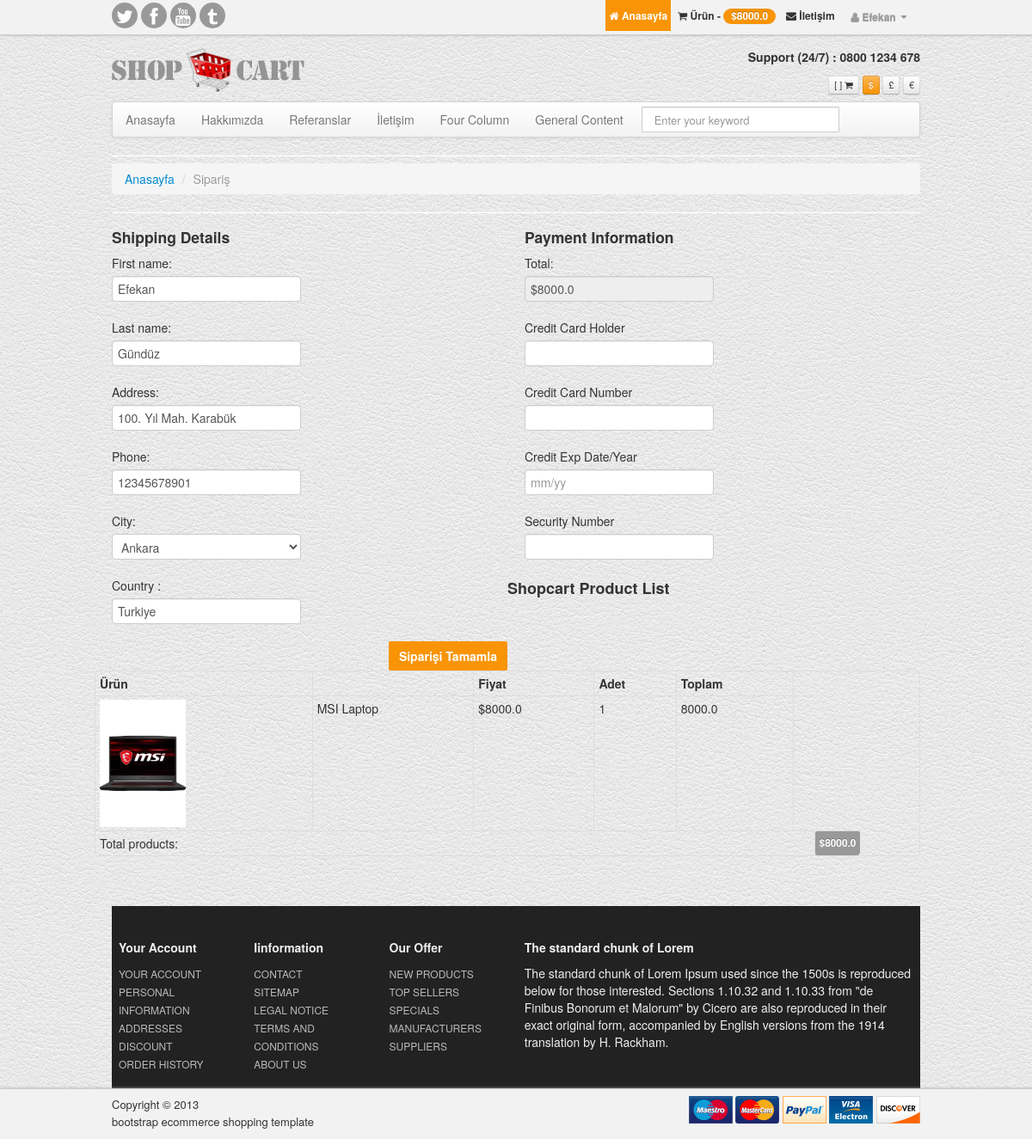
Page /order/orderproduct/ (signed in) on the committed database.
### home/models.py (models this page shows, shortened)
class UserProfile(models.Model):
    user = models.OneToOneField(User, on_delete=models.CASCADE)
    phone = models.CharField(blank=True, max_length=20)
    address = models.CharField(blank=True, max_length=150)
    city = models.CharField(blank=True, max_length=20)
    country = models.CharField(blank=True, max_length=20)
    image = models.ImageField(blank=True, upload_to='images/users/')
    def image_tag(self):
        return mark_safe('<img src="{}" height="50"/>'.format(self.image.url))
    image_tag.short_description = 'Image'

### order/models.py (models this page shows, shortened)
class ShopCart(models.Model):
    user = models.ForeignKey(User, on_delete=models.SET_NULL, null=True)
    product = models.ForeignKey(Product, on_delete=models.SET_NULL, null=True)
    quantity = models.IntegerField()
    @property
    def amount(self):
        return (self.quantity * self.product.price)

### product/models.py (models this page shows, shortened)
class Product(models.Model):
    STATUS = (
        ('True', 'Evet'),
        ('False', 'Hayır'),
    )
    category = models.ForeignKey(Category, on_delete=models.CASCADE)  # category ile ilişki kurma
    title = models.CharField(max_length=150)
    keywords = models.CharField(blank=True, max_length=255)
    description = models.CharField(blank=True, max_length=255)
    image = models.ImageField(blank=True, upload_to='images/')
    price = models.FloatField()
    amount = models.IntegerField()
    detail = RichTextUploadingField()
    slug = models.SlugField(null=False, unique=True)
    status = models.CharField(max_length=10, choices=STATUS)
    create_at = models.DateTimeField(auto_now_add=True)
    update_at = models.DateTimeField(auto_now=True)
    def __str__(self):
        return self.title
    def image_tag(self):
        return mark_safe('<img src="{}" height="50"/>'.format(self.image.url))
    image_tag.short_description = 'Image'

### order/views.py (the view, shortened to what this page needs)
# urls.py: path('orderproduct/', views.orderproduct, name='orderproduct'),
@login_required(login_url='/login')
def orderproduct(request):
    category = Category.objects.all()
    current_user = request.user
    schopcart = ShopCart.objects.filter(user_id=current_user.id)
    total = 0
    for rs in schopcart:
        total += rs.product.price * rs.quantity
    form = OrderForm()
    profile = UserProfile.objects.get(user_id=current_user.id)
    context = {'schopcart': schopcart,
               'category': category,
               'total': total,
               'form': form,
               'profile': profile,
               }
    return render(request, 'order_form.html', context)

### order/models.py
class OrderForm(ModelForm):
    class Meta:
        model = Order
        fields = ['first_name', 'last_name', 'address', 'phone', 'city', 'country']

### order/templates/order_form.html (shortened to what this page needs)
{%  extends "homebase.html" %}
{% block content %}
	<hr class="soften">
	<div>
        <ul class="breadcrumb">
		    <li><a href="/">Anasayfa</a> <span class="divider">/</span></li>
		    <li class="active">Sipariş</li>
        </ul>
	</div>
	<hr class="soften">
	<div  class="row">
                <form action="" method="post">
                    <div class="span6">
                    <div class="col-md-6">
                        <div class="billing-details">
                            <div class="section-title">
                                <h4 class="title">Shipping Details</h4>
                            </div>
                            <p><label for="id_first_name">First name:</label>
                                <input type="text" name="first_name"  value="{{ user.first_name }}" class="input" maxlength="10" required id="id_first_name"></p>
                            <p><label for="id_last_name">Last name:</label>
                                <input type="text" name="last_name"  value="{{ user.last_name }}" class="input" maxlength="10" required id="id_last_name"></p>
                            <p><label for="id_address">Address:</label>
                                <input type="text" name="address" value="{{ profile.address }}" class="input" maxlength="150" id="id_address"></p>
                            <p><label for="id_phone">Phone:</label>
                                <input type="text" name="phone"  value="{{ profile.phone }}"  class="input" maxlength="20" id="id_phone"></p>
                            <p><label for="id_city">City:</label>
                                <select name="city" class="input" id="id_city">
                                    <option value="{{ profile.city }}" selected>{{ profile.city }}</option>
                                </select></p>
                            <p><label for="id_first_name">Country :</label>
                                <input type="text" name="country" class="input" id="id_country" value="{{ profile.country }}"></p>
                            <div class="pull-right">
                                <button  type="submit" class="shopBtn btn-large">Siparişi Tamamla</button>
                            </div>
                        </div>
                    </div>
                </div>
                <div class="span6">
                    <div class="col-md-6">
                        <div class="shiping-methods">
                            <div class="section-title">
                                <h4 class="title">Payment Information</h4>
                            </div>
                            <p><label for="id_first_name">Total: </label>
                                <input type="text" name="total" class="input" readonly value="${{ total }}"></p>
                            <p><label for="id_first_name">Credit Card Holder</label>
                                <input type="text" name="holder" class="input"  value=""></p>
                            <p><label for="id_first_name">Credit Card Number</label>
                                <input type="text" name="number" class="input"  value=""></p>
                            <p><label for="id_first_name">Credit Exp Date/Year</label>
                                <input type="text" name="ecpdate" class="input"  placeholder="mm/yy"></p>
                            <p><label for="id_first_name">Security Number</label>
                                <input type="text" name="secnumber" class="input"  value=""></p>
                        </div>
                    </div>
                </div>
                </form>
                <div class="col-md-12">
                    <div class="order-summary clearfix">
                        <div class="section-title">
                            <h3 class="title">Shopcart Product List</h3>
                        </div>
                        <table class="table table-bordered table-condensed">
                            <thead>
                <tr>
                  <th>Ürün</th>
                  <th></th>
                  <th>Fiyat</th>
				  <th>Adet</th>
                  <th>Toplam</th>
                  <th></th>
				</tr>
              </thead>
              <tbody>
              {% for rs in schopcart %}
                <tr>
                  <td><img width="100" src="{{ rs.product.image.url}}" alt=""></td>
                  <td>{{ rs.product }}</td>
                  <td>${{ rs.product.price }}</td>
                  <td>{{rs.quantity}}</td>
                  <td>{{rs.amount}}</td>
                  <td>
				</td>
                </tr>
              {% endfor %}
                <tr>
                  <td colspan="6" class="alignR">Total products:	</td>
                  <td class="label label-primary"> ${{ total }}</td>
                </tr>
				</tbody>
            </table><br/>
                    </div>
                </div>
            </div>
{% endblock %}

### home/templates/header.html (shortened to what this page needs)
<div class="navbar navbar-inverse navbar-fixed-top">
    {% load static %}
    <div class="topNav">
		<div class="container">
			<div class="alignR">
				<div class="pull-left socialNw">
					<a href="#"><span class="icon-twitter"></span></a>
					<a href="#"><span class="icon-facebook"></span></a>
					<a href="#"><span class="icon-youtube"></span></a>
					<a href="#"><span class="icon-tumblr"></span></a>
				</div>
				<a class="active" href="/"> <span class="icon-home"></span> Anasayfa</a>
                {% if user.id is not None %}
                    <ul class="nav pull-right">
			            <li class="dropdown">
				            <a data-toggle="dropdown" class="dropdown-toggle" href="/"><span class="icon-user"></span> {{ user.first_name}} <b class="caret"></b></a>
			            </li>
			        </ul>
				<a href="/shopcart/"><span class="icon-shopping-cart"></span> {{ request.session.cart_items }} Ürün - <span class="badge badge-warning"> ${{ total }}</span></a>
                {% else %}
				<a href="/signup"><span class="icon-edit"></span> Kayıt Ol </a>
                    <a href="/login"><span class="icon-user"></span> Giriş Yap </a>
                {% endif %}
            <a href="/iletisim"><span class="icon-envelope"></span> İletişim</a>
			</div>
		</div>
	</div>
</div>
<div class="container">
<header id="header">
<div class="row">
	<div class="span4">
	<h1>
	<a class="logo" href="/"><span>Twitter Bootstrap ecommerce template</span>
        {% load static %}
		<img src="{% static 'assets/img/logo-bootstrap-shoping-cart.png' %}" alt="bootstrap sexy shop">
	</a>
	</h1>
	</div>
	<div class="span8 alignR">
	<p><br> <strong> Support (24/7) :  0800 1234 678 </strong><br><br></p>
	<a href="/shopcart/"><span class="btn btn-mini"href="/shopcart/">[ {{ request.session.cart_items }}  ]  <span class="icon-shopping-cart" href="/shopcart/"></span></span></a>
	<span class="btn btn-warning btn-mini">$</span>
	<span class="btn btn-mini">&pound;</span>
	<span class="btn btn-mini">&euro;</span>
	</div>
</div>
</header>
<div class="navbar">
    {% load static %}
	  <div class="navbar-inner">
		<div class="container">
		  <div class="nav-collapse">
			<ul class="nav">
			  <li class=""><a href="/">Anasayfa</a></li>
			  <li class=""><a href="/hakkimizda">Hakkımızda</a></li>
			  <li class=""><a href="/referanslar">Referanslar</a></li>
			  <li class=""><a href="/iletisim">İletişim</a></li>
			  <li class=""><a href="{% static 'four-col.html' %}">Four Column</a></li>
			  <li class=""><a href="{% static 'general.html' %}">General Content</a></li>
			</ul>
			<form action="/search/" class="navbar-search pull-left" method="post">
			  <input type="text" name="query" placeholder="Enter your keyword" class="search-query span2">
			</form>
		  </div>
		</div>
	  </div>
	</div>

### home/static/style.css (style rules this page uses)
body { background:url(assets/img/white_leather.png) repeat 0 0; }
#header { padding:8px 0 8px; }
#header a { text-decoration:none }
#header p { padding:0; margin:0; line-height:1em; font-size:100% }
#header h1 { margin:0;line-height:1em }
#header { padding-top:44px; }
.logo { padding-top: 11px;display: block; }
h3 { font-size: 18px;line-height: 1.5em; }
hr.soften { margin: 8px 0;background: #DDD; }
.navbar-inner { padding-left: 0;padding-right: 0; }
.alignR { text-align:right; }
.navbar .nav , .marginLess { margin:0 }
.navbar-search .search-query { padding: 4px 14px;-moz-border-radius: 1px;-webkit-border-radius: 1px;border-radius: 1px;line-height: 1.5em; min-width: 200px; }
.navbar-search { margin-left:6px; }
.topNav { padding: 0;border-bottom: 1px solid #CCC;background: #f2f2f2;box-shadow: 0 0 3px #B1AFAF; }
.topNav a { color:#333; font-size:12px; font-weight:bold; display:inline-block; padding:8px 4px; }
.topNav a:hover, .topNav a.active { color:#fff; background:#f89406; text-decoration:none }
.socialNw a { width:24px; height:24px; line-height:24px; display:inline-block; padding:3px; margin-top:3px; font-size:21px; border-radius:50%; background:#999; color:#fff; text-align:center; }
.shopBtn { min-height: 34px;font-size: 14px;font-weight: bold;line-height: 34px;text-align: center;color: #fff;border-radius: 2px;background: #f89406;display:inline-block;padding:0 12px;border:0; }

### rows in the picture
UserProfile: address "100. Yıl Mah. Karabük", phone "12345678901", city "Ankara", country "Turkiye"
ShopCart: product.image (picture), product "MSI Laptop", product.price "8000.0", quantity "1", amount "8000.0"

### other values in the picture
{{ user.first_name }} "Efekan"
{{ total }} "8000.0"
